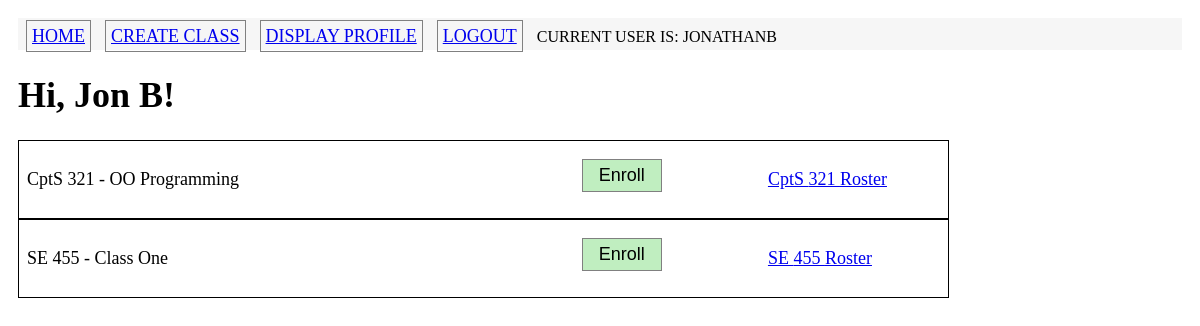
/index (signed in), run on the app's committed database.
### app/models.py (models this page shows, shortened)
class Student(UserMixin, db.Model):
    id = db.Column(db.Integer, primary_key = True)
    username = db.Column(db.String(64), unique=True, index = True) #usernames are unique
    password_hash = db.Column(db.String(128))
    firstname = db.Column(db.String(100))
    lastname = db.Column(db.String(100))
    address = db.Column(db.String(120))
    email = db.Column(db.String(120), unique=True, index=True)
    last_seen = db.Column(db.DateTime, default=datetime.utcnow) # tracks time
    classes = db.relationship('Enrolled', back_populates = 'studentenrolled')
    majorofstudent = db.relationship('StudentMajor', back_populates='_student')
    def is_enrolled(self, newclass):
        return Enrolled.query.filter_by(studentid=self.id).filter_by(classid=newclass.id).count() > 0 # if greater than zero then the student is enrolled in the class

class Class(db.Model):
    id = db.Column(db.Integer, primary_key=True)
    coursenum = db.Column(db.String(3))
    title = db.Column(db.String(150))
    major = db.Column(db.String(20), db.ForeignKey('major.name'))
    roster = db.relationship('Enrolled', back_populates = "classenrolled")

### app/routes.py (the view)
@app.route('/', methods=['GET'])
@app.route('/index', methods=['GET'])
@login_required
def index():
    eform = EmptyForm()
    allclasses = Class.query.order_by(Class.major).all()
    return render_template('index.html', title="Course List", classes = allclasses, eform = eform)

### app/forms.py
class EmptyForm(FlaskForm):
    submit = SubmitField('Submit')

### app/models.py (called while the page is built)
@login.user_loader
def load_user(id):
    return Student.query.get(int(id))

### app/routes.py (called while the page is built, shortened)
@app.before_request
def initDB(*args, **kwargs):
    if app._got_first_request:
        db.create_all()

@app.before_request
def before_request():
    if current_user.is_authenticated:
        current_user.last_seen = datetime.utcnow()
        db.session.add(current_user)
        db.session.commit()

### app/templates/index.html
{% extends "base.html" %}
{% block content %}
    <h1>Hi, {{ current_user.firstname}} {{ current_user.lastname }}!</h1>
    {% for class in classes %}
        {%  include '_class.html'%}
    {% endfor %}
{% endblock %}

### app/templates/base.html (shortened to what this page needs)
<html>
    <head>
       <link rel="stylesheet" href="{{ url_for('static', filename='css/main.css') }}">
    </head>
    <body>
        <div class ="nav-container">
        <table>
            <tr>
                <td><a href="{{ url_for('index') }}" class = "button">Home</a></td>
                <td><a href="{{ url_for('createclass') }}" class = "button">Create Class</a></td>
                {% if current_user.is_anonymous %}
                    <td><a href="{{ url_for('login') }}" class = "button">Login</a></td>
                {% else %}
                    <td><a href="{{ url_for('display_profile') }}" class = "button">Display Profile</a></td>
                    <td><a href="{{ url_for('logout') }}" class = "button">Logout</a></td>
                    <td> Current user is: <span class="useritem">{{ current_user.username }}</span></td>
                {% endif %}
            </tr>
        </table>
        </div>
        <div>
            {% block content %} {% endblock %}
        </div>
    </body>
</html>

### app/templates/_class.html
<table class="coursetable">
    <tr>
            <td width = "60%"> {{class.major}} {{ class.coursenum}}  - {{class.title}}</td>
            <td width = "20%">
                {% if current_user.is_enrolled(class) == False %}
               <form action="{{ url_for('enroll', classid=class.id)}}" method="post">
                    <input type="submit" value="Enroll" class="ebutton">
               </form>
               {% else %}
               <form action="{{ url_for('unenroll', classid=class.id)}}" method="post">
                    <input type="submit" value="Unenroll" class="button">
                </form>
                Enrolled on: {{moment(current_user.getEnrollmentDate(class)).format('LL')}}
               {% endif %}
            </td>
            <td width = "20%">
                <a href = "{{url_for('roster', classid=class.id)}}"> {{class.major}} {{class.coursenum}} Roster </a>
            </td>
    </tr>
    </table>

### app/static/css/main.css (style rules this page uses)
body { margin: 0; padding: 1em; font-family: Tahoma; font-size : 18px; }
.nav-container { background:#f6f6f6; font-family: Tahoma; font-size: 12px; height: 32px; text-transform: uppercase; }
th, td { padding: 6px; }
.coursetable { text-align : left; border : 1px black solid; width: 80%; font-size: 18px; }
.button { width: 80px; font-size: 18px; margin: 10px 0px 0px 0px; padding: 5px; border: 1px solid gray; }
.ebutton { width: 80px; font-size: 18px; margin: 10px 0px 0px 0px; padding: 5px; border: 1px solid gray; background-color: rgb(192, 238, 192); }

### data on the page
Student: username "JONATHANB", firstname "Jon", lastname "B"
Class: major "CptS", coursenum "321", title "OO Programming"
Class: major "SE", coursenum "455", title "Class One"
